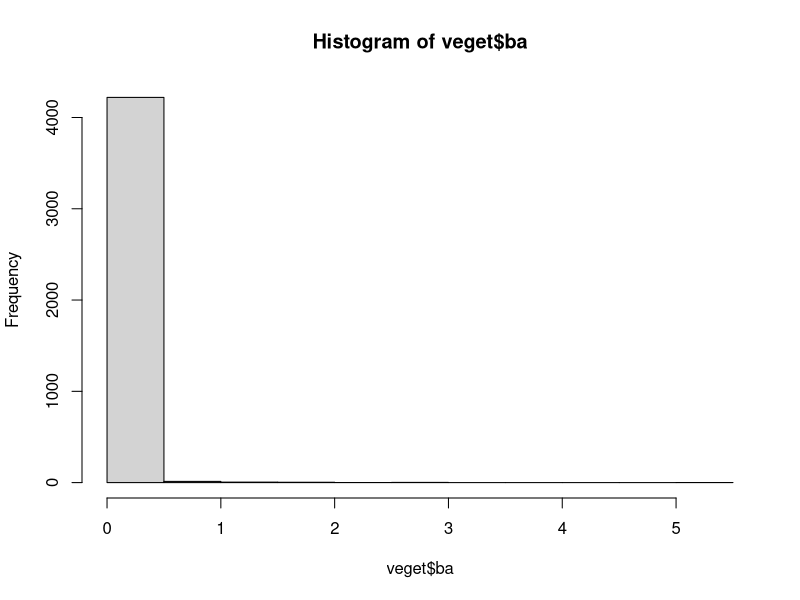
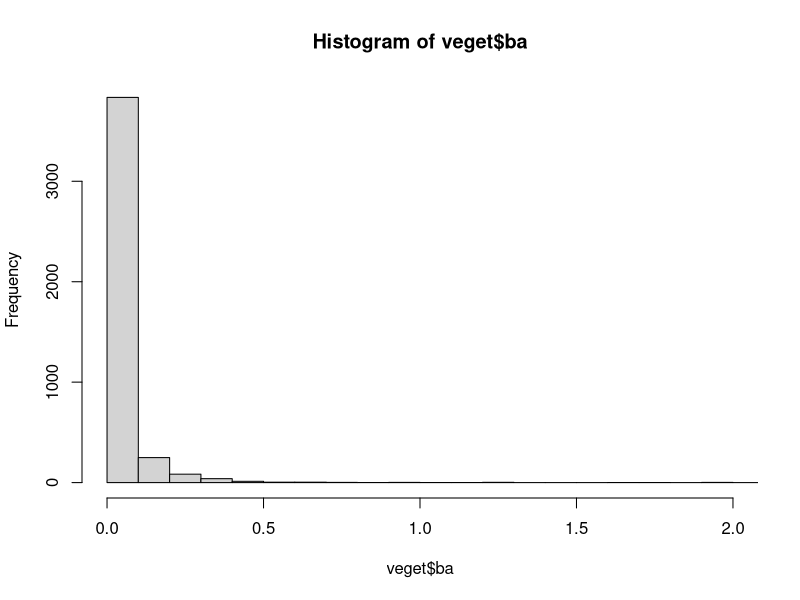
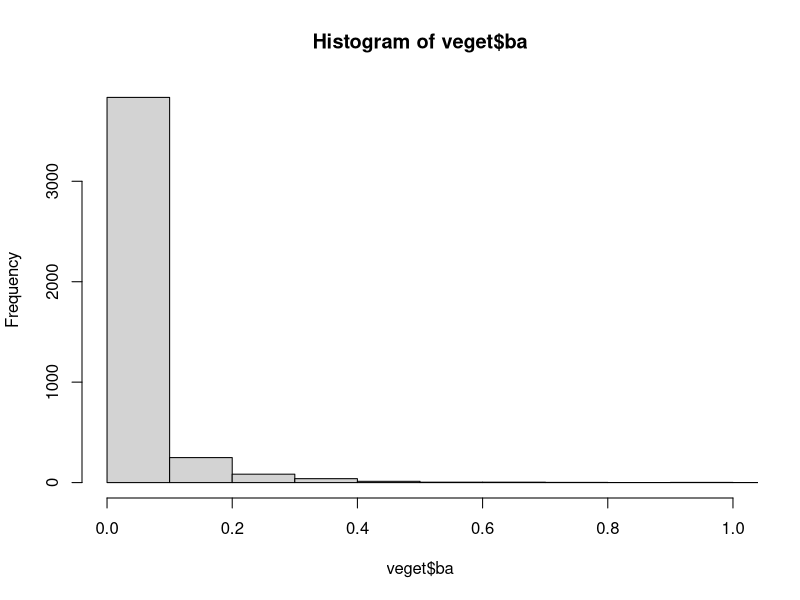
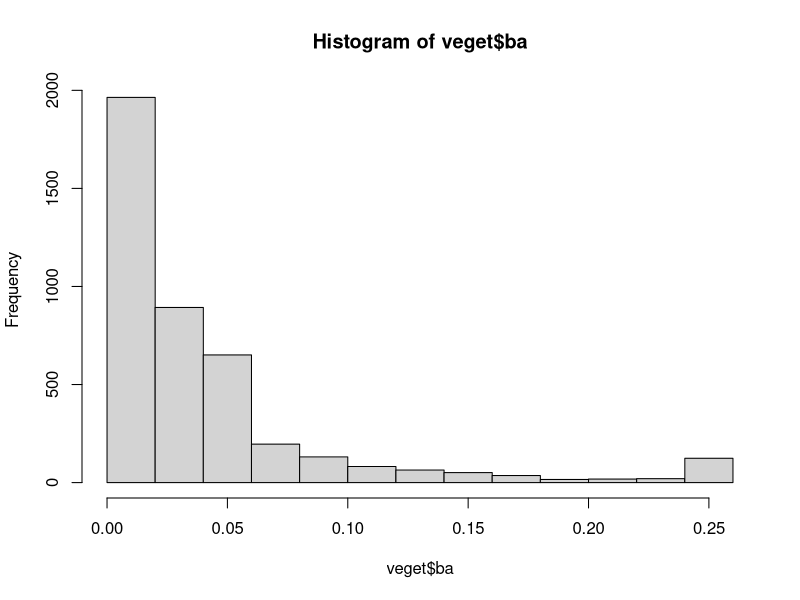
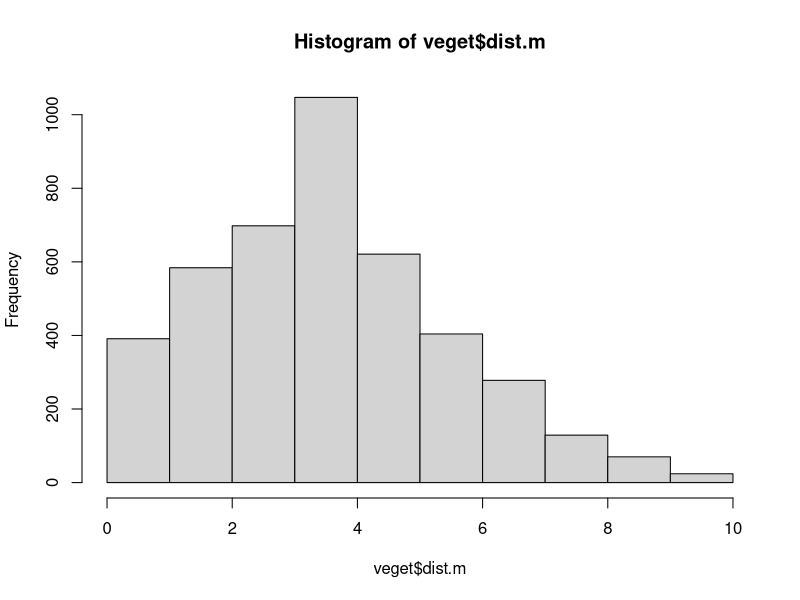
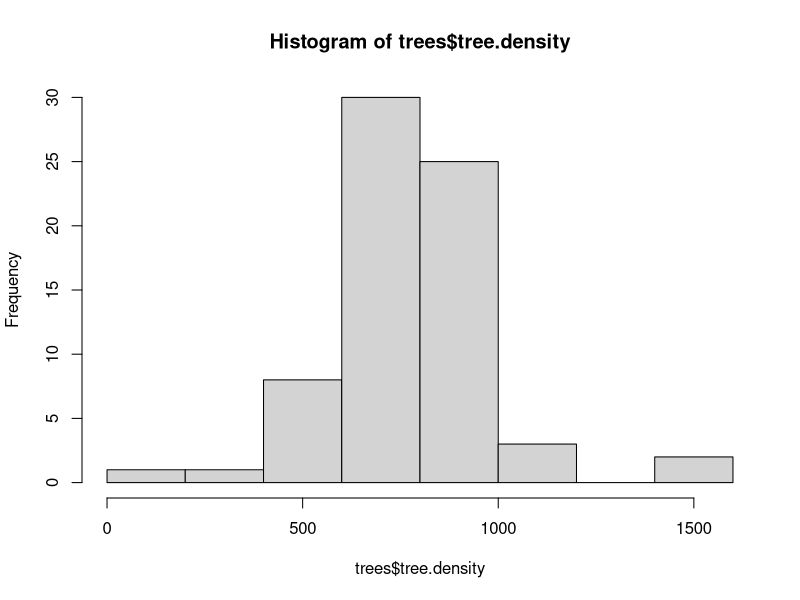
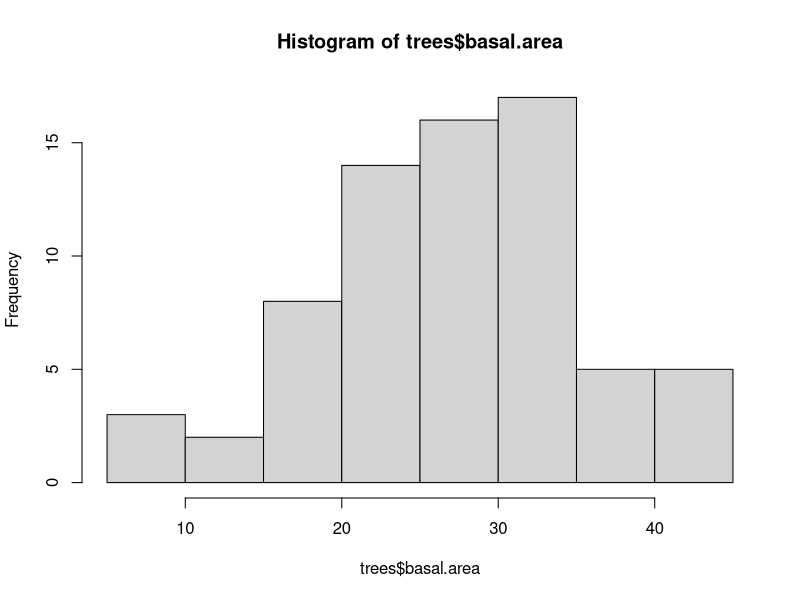

Write R code to recreate these figures, in order.
#-------Vegetation structure at TEAM sites, Gurupi Biological Reserve-------------

## ----- Load libraries -----

library(tidyverse)
library(here)


## ----- Read and fix data -----

veget <- read.csv(here("data", "rbg_veget_08mar2018.csv"), header=TRUE, sep=",")
colnames(veget)[1] <- "Camera.Trap.Name"
head(veget)

veget$dist.m <- veget$dist/100
veget$dap <- veget$cap/pi # criando nova coluna com DAP calculado a partir de CAP
veget$dap.m <- veget$dap*0.01
veget$ba <- pi*((veget$dap.m/2)^2) # cria nova coluna com area basal de cada arvore

veget$rep[veget$rep==""]  <- NA 
veget$id.ponto <- paste(veget$trilha, veget$quadrante, veget$ponto, sep=".") # criando id para pontos

dim(veget)
veget <- subset(veget, is.na((veget$rep)))
dim(veget)

veget <- veget[,c("Camera.Trap.Name", "id.ponto", "dist.m", "ba")]
head(veget)

# input mean values to NAs
veget$dist.m[which(is.na(veget$dist.m))] <- mean(veget$dist.m, na.rm=TRUE)
veget$ba[which(is.na(veget$ba))] <- mean(veget$ba, na.rm=TRUE)

# find large outlier trees
#tail(sort(veget$ba), n=20)

# a few exceptionally large trees may bias estimates
# this is not be a problem for the method
# but since our sample size was not so large it might be advisable to reduce their effect
# furthermore some large values may be due to typing error
# find largest trees and impute new values
hist(veget$ba)
hist(veget$ba, nclass=50, xlim=c(0,2))
hist(veget$ba, nclass=50, xlim=c(0,1))
veget[which(veget$ba > 1),] # only 13 individual trees has basal area > 1 m2
range(veget$ba)
mean(veget$ba)
median(veget$ba)
quantile(veget$ba, probs=c(0.975))
# replace the value of trees above the 95% quantile by the quantile itself 
nrow(veget)
nrow(veget[which(veget$ba > quantile(veget$ba, probs=c(0.975))),]) # 104 largest trees
veget[which(veget$ba > quantile(veget$ba, probs=c(0.975))),"ba"] <- quantile(veget$ba, probs=c(0.975))
hist(veget$ba)


# check if there are exceptionally large distances
# this may be due to typing errors
hist(veget$dist.m) # seems ok
range(veget$dist.m)
mean(veget$dist.m)
median(veget$dist.m)
quantile(veget$dist.m, probs=c(0.975))
# replace the value of trees above the 95% quantile by the quantile itself 
#nrow(veget)
nrow(veget[which(veget$dist.m > quantile(veget$dist.m, probs=c(0.975))),]) # 94 trees are the more distant
#veget[which(veget$dist.m > quantile(veget$dist.m, probs=c(0.975))),"ba"] <- quantile(veget$dist.m, probs=c(0.975))
#hist(veget$dist.m)


## ----- Estimate site-level tree density and basal area -----

# Based on: Mitchell (2015) Quantitative Analysis by the Point-Centered Quarter Method

trees <- tibble(Camera.Trap.Name=sort(unique(veget$Camera.Trap.Name)), mean.distance=as.numeric(NA))

# mean.distance is the sum of the nearest point-to-tree distances in
# the quarters surveyed divided by the number of quarters
for(i in 1:nrow(trees)) {
  df1 <- subset(veget, Camera.Trap.Name == trees[[i,1]])
  sum.point.to.tree.distances <- sum(df1$dist.m, na.rm=TRUE)
  number.of.quarters <- length(unique(df1$id.ponto))
  trees[[i,2]] <- sum.point.to.tree.distances/number.of.quarters
}
trees # check

# absolute density is lambda=1/(r^2):
trees$tree.density <- as.numeric(NA)
for(i in 1:nrow(trees)) {
  trees[[i,3]] <- 1/(trees[[i,2]]^2) * 10000 # per ha
}
trees # check


# basal area: determine the total cover or basal area of the trees in the sample
# by species, and then calculate the mean basal area for each species
# (in our case there is no species so all species go together)
trees$basal.area <- as.numeric(NA)
for(i in 1:nrow(trees)) {
  df1 <- subset(veget, Camera.Trap.Name == trees[[i,1]])
  #mean.basal.area <- mean(df1$ba, na.rm=TRUE)
  mean.basal.area <- mean(df1$ba[-which(df1[,"ba"] == max(df1$ba) )], na.rm=TRUE) # basal area without largest tree
  trees[[i,4]] <- trees[[i,3]]*mean.basal.area
}
trees # check

hist(trees$tree.density)
hist(trees$basal.area)

write.csv(trees, here("data", "trees.csv"), row.names=FALSE)
